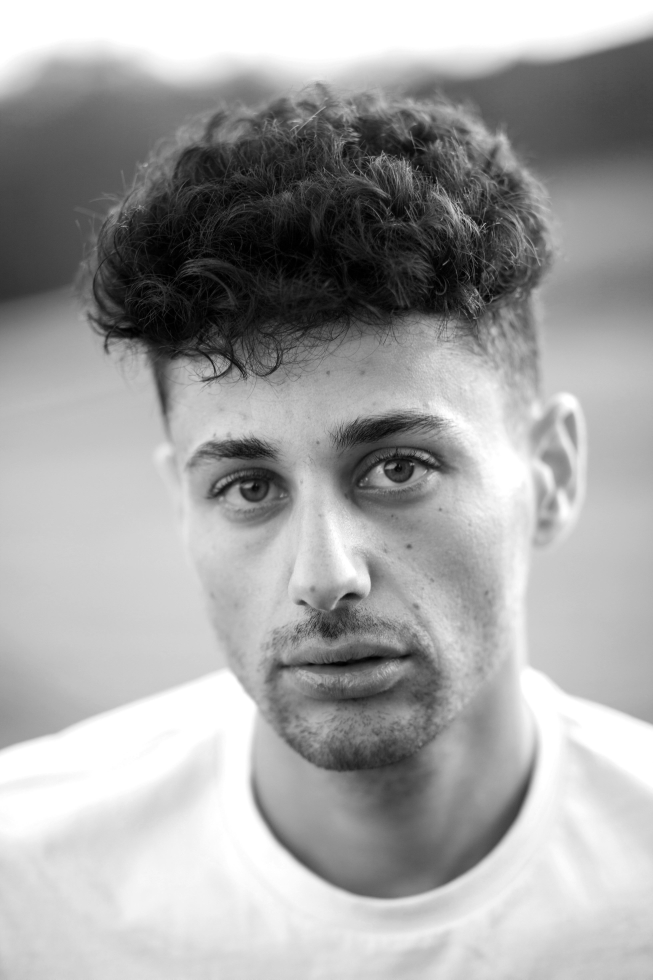
#> input picture images/grayscale/cherry-laithang.jpg, 3264 x 4896 px (shown at 1/5 size)
$ jupyter execute processing-grayscale-images-with-opencv.ipynb
#> lines starting #> are read from the running program, lines starting #| are printed output that depends on the picture
[cell 1]
import numpy as np
import cv2
import matplotlib.pyplot as plt

[cell 2]
img = cv2.imread(r'../images/grayscale/cherry-laithang.jpg',cv2.IMREAD_GRAYSCALE)
#> img is the input picture: shape (4896, 3264); min 0, max 255, mean 163.7

[cell 3]
type(img)

[cell 4]
img.dtype

[cell 5]
img.shape
#> Out = (4896, 3264)

## Not sure about the reason for this error. Kernel dies when below cell is run.

[cell 6]
cv2.imshow('Gray',img)
# cv2.waitKey(0)
# cv2.destroyAllWindows()

[cell 7]
plt.imshow(img,cmap='gray')

[cell 8]
img[2200:2500,1700:2300] = 0
img[2300:2600,1000:1500] = 0
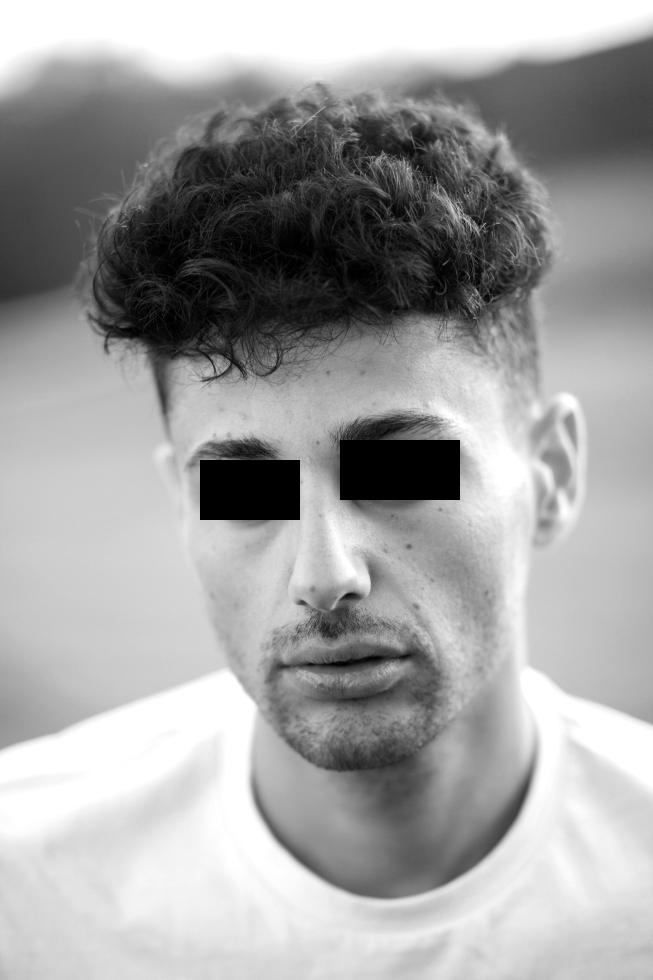
#> img: shape (4896, 3264) (shown at 1/5 size); min 0, max 255, mean 161.5

[cell 9]
plt.imshow(img,cmap='gray')

[cell 10]
cv2.imwrite('../images/output/opencv-cherry-laithang.jpg',img)
#> Out = True
